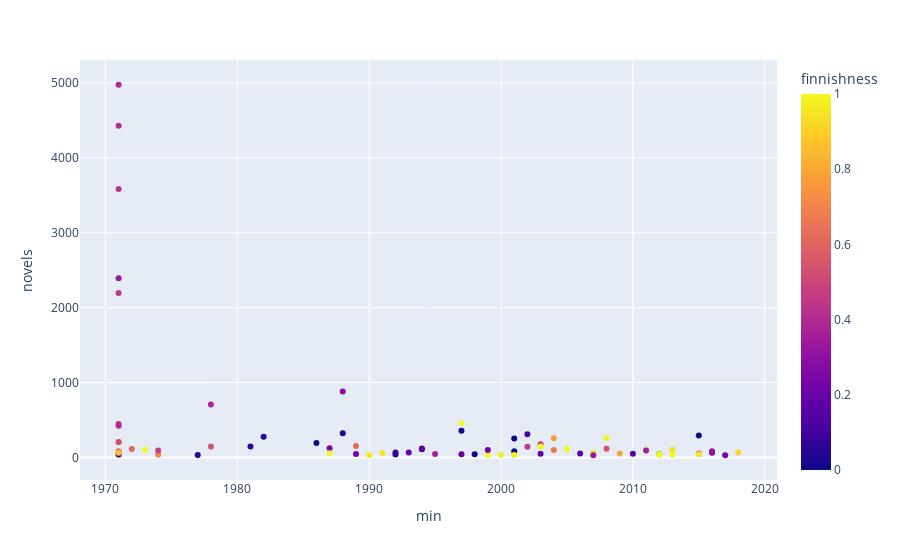

Write notebook code for a chart like this one.
### Code cell
import plotly.express as px

fig = px.scatter(pub_profiles, "min", "novels", color="finnishness", 
                 #palette=sns.color_palette("coolwarm_r", as_cmap=True),
                 hover_data=['pubName'])
fig.show()

### Figure 1 — Plotly figure (JSON) as saved in the notebook; plotly's stock layout.template omitted (floating-point values rounded to 4 significant figures)
{"data": [{"customdata": [[["Atrain & Nord", "Atrain&Nord"]], [["Aula & Co", "Kustannusosakeyhtiö Aula & Co"]], [["Aviador", "Aviador Kustannus"]], [["HarperCollins Nordic AB"]], [["S&S", "Kustantamo S&S"]], [["Tiberius kirjat"]], [["Väyläkirjat"]], [["Minerva Kustannus"]], [["Stabenfeldt", "Stabenfeldt AB"]], [["Schildts & Söderströms"]], [["Aurinko Kustannus"]], [["Crime Time"]], [["Into Kustannus", "Into Kustannus Oy"]], [["Kustannusosakeyhtiö Hai"]], [["Kvaliti"]], [["Reuna", "Reuna Oy"]], [["Sanoma Magazines Finland"]], [["Nordbooks"]], [["Siltala"]], [["Gummerus", "Gummerus Kustannus Oy"]], [["Tammi", "Kustannusosakeyhtiö Tammi"]], [["Book Studio"]], [["Myllylahti", "Myllylahti Oy"]], [["Kirjapaja"]], [["Päivä Osakeyhtiö"]], [["Readme.fi"]], [["Kirjayhtymä"]], [["Seaflower"]], [["Viihdeviikarit"]], [["Avain"]], [["Perussanoma"]], [["Kirjaneliö"]], [["Blue Moon"]], [["Kustannus-Mäkelä"]], [["Kirjaviihde"]], [["Love kirjat"]], [["Kirjokansi"]], [["MC-Pilot"]], [["Kesuura Oy"]], [["Kauppiaitten kustannus"]], [["Ilias"]], [["Loki-Kirjat"]], [["Enostone", "Enostone Kustannus"]], [["Atena Kustannus Oy"]], [["Robustos"]], [["Karas-Sana Oy"]], [["Bazar"]], [["Lasten Keskus"]], [["Kirjalito"]], [["Johnny Kniga"]], [["Herättäjä-yhdistys"]], [["ntamo"]], [["Taikajousi"]], [["Basam Books", "Basam Books Oy"]], [["Lurra Editions"]], [["Aika"]], [["SLEY"]], [["Vaskikirjat"]], [["Jalava", "Kustannus Jalava"]], [["Pilot-kustannus"]], [["WSOY"]], [["Otava", "Kustannusosakeyhtiö Otava"]], [["Art House"]], [["Like"]], [["Arktinen Banaani"]], [["Weilin + Göös"]], [["SanaSato", "Sanasato"]], [["Kustannus HD"]], [["Helsinki Media"]], [["Kustannusosakeyhtiö Teos"]], [["RV-kirjat"]], [["Karisto Oy"]], [["Pohjoinen"]], [["FinnEpos"]], [["Schildts", "Schildt"]], [["Sammakko", "Kustannusosakeyhtiö Sammakko"]], [["Nemo"]], [["Aikamedia"]], [["Harlequin"]], [["Suomen Rauhanyhdistysten Keskusyhdistys ry"]], [["Kolmiokirja"]]], "hovertemplate": "min=%{x}<br>novels=%{y}<br>pubName=%{customdata[0]}<br>finnishness=%{marker.color}<extra></extra>", "legendgroup": "", "marker": {"color": [0.9242, 0.254, 0.5, 0, 0.3171, 0.2258, 1, 0.4407, 0.002809, 0.1364, 0.1569, 0.9596, 0.3579, 1, 1, 0.9423, 0, 0.9924, 0.5385, 0.3221, 0.4321, 0.03096, 0.9978, 0.7718, 0.6087, 0.1538, 0.4375, 0.9508, 0.06081, 0.6566, 0.2292, 0.6571, 0, 0.3861, 0.06364, 0.02941, 0.9556, 0.9737, 1, 0.9167, 1, 0.1818, 0.9688, 0.6184, 1, 0.7105, 0.1218, 0.5405, 0.05128, 0.4514, 1, 0.9492, 0.07692, 0.1513, 0.18, 0.375, 0.5952, 0.3333, 0.04348, 0.9932, 0.3909, 0.4087, 0.248, 0.2872, 0.7885, 0.3953, 0.9744, 1, 0, 0.7665, 0.5266, 0.4481, 0.873, 0.9677, 0.07353, 0.22, 0.1818, 0.4783, 0, 1, 1], "coloraxis": "coloraxis", "symbol": "circle"}, "mode": "markers", "name": "", "orientation": "v", "showlegend": false, "type": "scatter", "x": [2018, 2016, 2015, 2015, 2016, 2017, 2013, 2003, 1997, 2012, 2010, 2011, 2011, 2012, 2012, 2013, 2001, 2008, 2008, 1971, 1971, 1988, 1997, 1971, 1972, 2006, 1971, 1991, 1981, 2004, 1989, 1971, 2001, 1978, 1994, 1977, 2015, 2000, 1992, 1971, 1999, 1993, 2001, 1989, 2007, 1974, 2002, 1978, 1992, 2002, 1971, 2007, 1971, 1994, 2003, 1995, 1971, 2007, 1982, 2003, 1971, 1971, 1987, 1988, 2009, 1971, 1997, 2005, 1998, 2004, 1971, 1971, 1971, 1990, 1992, 1999, 1997, 1974, 1986, 1987, 1973], "xaxis": "x", "y": [66, 63, 54, 293, 82, 31, 36, 177, 356, 44, 51, 99, 95, 32, 42, 104, 254, 262, 117, 2394, 3587, 323, 462, 206, 115, 52, 448, 61, 148, 99, 48, 35, 84, 707, 110, 34, 45, 38, 52, 60, 30, 66, 32, 152, 38, 38, 312, 148, 39, 144, 32, 59, 39, 119, 50, 48, 84, 30, 276, 147, 4978, 4429, 125, 881, 52, 425, 39, 115, 42, 257, 207, 2196, 63, 31, 68, 100, 44, 92, 192, 56, 102], "yaxis": "y"}], "layout": {"coloraxis": {"colorbar": {"title": {"text": "finnishness"}}, "colorscale": [[0, "#0d0887"], [0.1111, "#46039f"], [0.2222, "#7201a8"], [0.3333, "#9c179e"], [0.4444, "#bd3786"], [0.5556, "#d8576b"], [0.6667, "#ed7953"], [0.7778, "#fb9f3a"], [0.8889, "#fdca26"], [1, "#f0f921"]]}, "legend": {"tracegroupgap": 0}, "margin": {"t": 60}, "xaxis": {"anchor": "y", "domain": [0, 1], "title": {"text": "min"}}, "yaxis": {"anchor": "x", "domain": [0, 1], "title": {"text": "novels"}}}}
